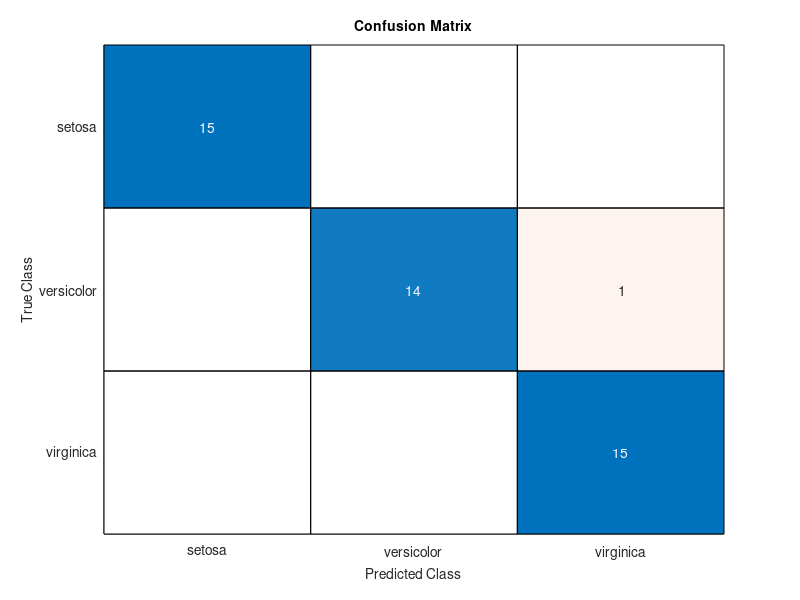

Recreate this plot in MATLAB. (Note: this script raises an error after producing the figure.)
clc;
clear;
close all;

% تحميل البيانات
load fisheriris

% تقسيم البيانات Train/Test
X = meas;
Y = species;

cv = cvpartition(Y,'HoldOut',0.3);

XTrain = X(training(cv),:);
YTrain = Y(training(cv));

XTest = X(test(cv),:);
YTest = Y(test(cv));

% تدريب مودل KNN
model = fitcknn(XTrain,YTrain);

% التوقع
YPred = predict(model,XTest);

% رسم Confusion Matrix
figure;
confusionchart(YTest,YPred);

title('Confusion Matrix');

% حساب Accuracy
accuracy = sum(YPred == YTest) / numel(YTest);

fprintf('Accuracy = %.2f%%\n',accuracy*100);
